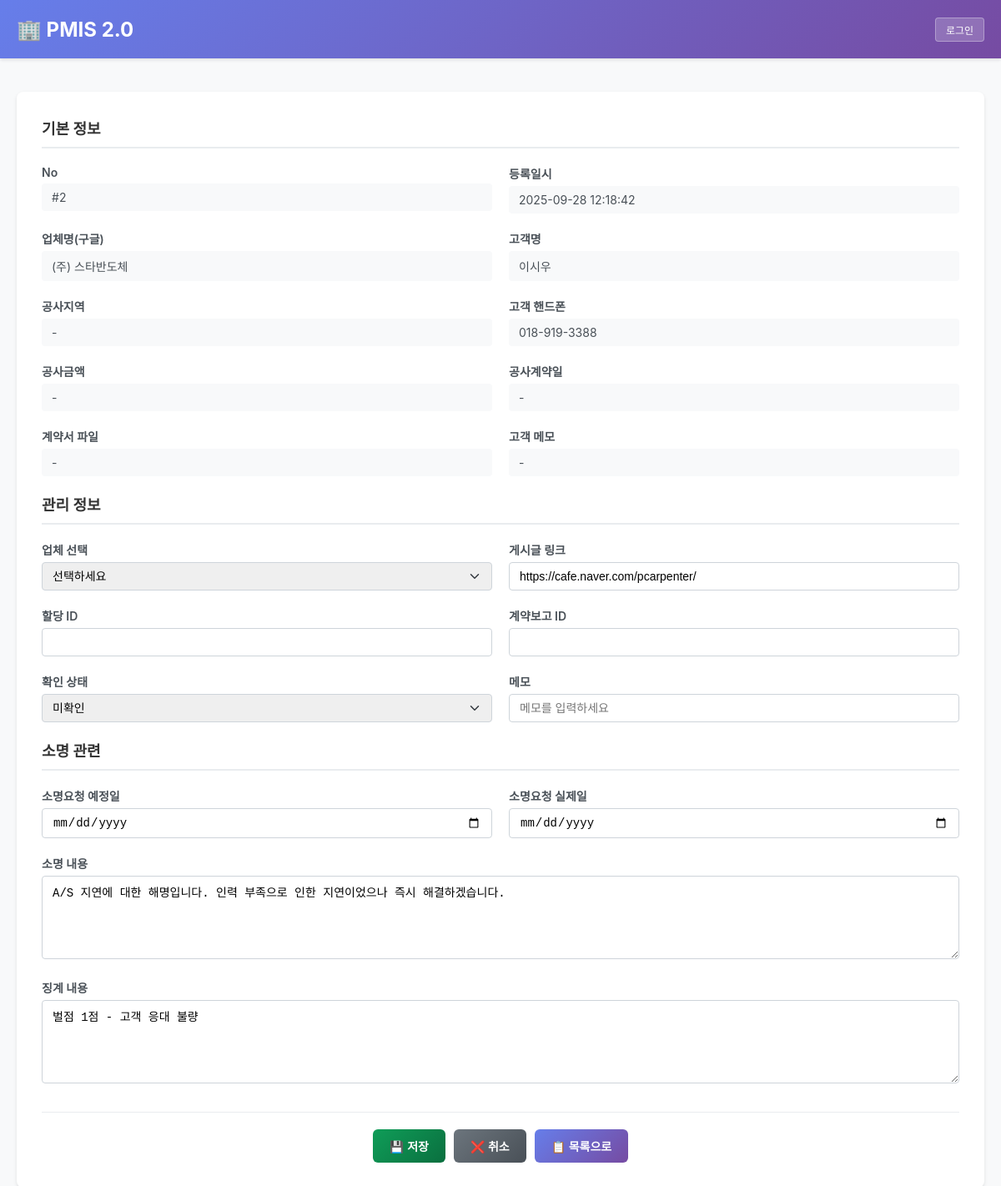
/contract/clientreport/2/edit/, run on the app's committed database.
### contract/models.py (models this page shows, shortened)
class ClientReport(models.Model):
    CHECK_CHOICES = [
        (0, '미확인'),
        (1, '불필요'),
        (2, '계약O'),
        (3, '계약X'),
    ]
    no = models.AutoField(primary_key=True, verbose_name='고객계약보고ID')
    sTimeStamp = models.CharField(max_length=50, blank=True, verbose_name='타임스탬프(구글)')
    sCompanyName = models.CharField(max_length=200, blank=True, verbose_name='업체명(구글)')
    sName = models.CharField(max_length=50, blank=True, verbose_name='고객')
    sArea = models.CharField(max_length=200, blank=True, verbose_name='공사지역')
    sPhone = models.CharField(max_length=50, blank=True, verbose_name='고객핸드폰')
    sConMoney = models.CharField(max_length=50, blank=True, verbose_name='공사금액(원)')
    sDateContract = models.CharField(max_length=50, blank=True, verbose_name='공사계약일(구글)')
    sFile = models.TextField(blank=True, verbose_name='계약서 링크')
    sClientMemo = models.TextField(blank=True, verbose_name='남긴 말씀')
    timeStamp = models.DateTimeField(null=True, blank=True, verbose_name='타임스탬프')
    noCompany = models.IntegerField(default=0, verbose_name='업체ID')
    dateContract = models.DateField(null=True, blank=True, verbose_name='공사계약일')
    sPost = models.CharField(max_length=200, blank=True, verbose_name='게시글 링크')
    noAssign = models.IntegerField(null=True, blank=True, verbose_name='할당ID')
    noCompanyReport = models.IntegerField(null=True, blank=True, verbose_name='업체계약보고ID')
    nCheck = models.IntegerField(
        choices=CHECK_CHOICES,
        default=0,
        verbose_name='확인'
    )
    sMemo = models.TextField(blank=True, verbose_name='메모')
    dateExplain0 = models.DateField(null=True, blank=True, verbose_name='소명요청 예정일')
    dateExplain1 = models.DateField(null=True, blank=True, verbose_name='소명요청 실제일')
    sExplain = models.TextField(blank=True, verbose_name='소명 내용')
    sPunish = models.TextField(blank=True, verbose_name='징계 내용')
    created_at = models.DateTimeField(auto_now_add=True, verbose_name='생성일시')
    updated_at = models.DateTimeField(auto_now=True, verbose_name='수정일시')
    class Meta:
        db_table = 'client_report'
        verbose_name = '고객계약보고'
        verbose_name_plural = '고객계약보고'
        ordering = ['-no']  # 최신순 정렬

### contract/views.py (the view, shortened to what this page needs)
# urls.py: path('clientreport/<int:pk>/edit/', views.clientreport_edit, name='clientreport_edit'),
def clientreport_edit(request, pk):
    report = get_object_or_404(ClientReport, pk=pk)
    current_staff = None
    if 'staff_user' in request.session:
        try:
            current_staff = Staff.objects.get(no=request.session['staff_user']['no'])
        except Staff.DoesNotExist:
            pass
    all_companies = Company.objects.filter(
        nCondition__in=[1, 2]
    ).order_by('sName2', 'sName1')
    context = {
        'report': report,
        'current_staff': current_staff,
        'mode': 'edit',
        'all_companies': all_companies,
    }
    return render(request, 'contract/clientreport_detail.html', context)

### contract/templates/contract/clientreport_detail.html (shortened to what this page needs)
{% extends "staff/base.html" %}
{% block content %}
<div class="detail-container">
    <form method="post" action="">
        <div class="section-title">기본 정보</div>
        <div class="form-row">
            <div class="form-col">
                <label class="form-label">No</label>
                <div class="form-control-plaintext">#{{ report.no }}</div>
            </div>
            <div class="form-col">
                <label class="form-label">등록일시</label>
                <div class="form-control-plaintext">
                    {% if report.timeStamp %}
                        {{ report.timeStamp|date:"Y-m-d H:i:s" }}
                    {% elif report.sTimeStamp %}
                        {{ report.sTimeStamp }}
                    {% else %}
                        -
                    {% endif %}
                </div>
            </div>
        </div>
        <div class="form-row">
            <div class="form-col">
                <label class="form-label">업체명(구글)</label>
                <div class="form-control-plaintext">{{ report.sCompanyName|default:"-" }}</div>
            </div>
            <div class="form-col">
                <label class="form-label">고객명</label>
                <div class="form-control-plaintext">{{ report.sName|default:"-" }}</div>
            </div>
        </div>
        <div class="form-row">
            <div class="form-col">
                <label class="form-label">공사지역</label>
                <div class="form-control-plaintext">{{ report.sArea|default:"-" }}</div>
            </div>
            <div class="form-col">
                <label class="form-label">고객 핸드폰</label>
                <div class="form-control-plaintext">{{ report.sPhone|default:"-" }}</div>
            </div>
        </div>
        <div class="form-row">
            <div class="form-col">
                <label class="form-label">공사금액</label>
                <div class="form-control-plaintext">{{ report.sConMoney|default:"-" }}</div>
            </div>
            <div class="form-col">
                <label class="form-label">공사계약일</label>
                <div class="form-control-plaintext">
                    {% if report.dateContract %}
                        {{ report.dateContract|date:"Y-m-d" }}
                    {% elif report.sDateContract %}
                        {{ report.sDateContract }}
                    {% else %}
                        -
                    {% endif %}
                </div>
            </div>
        </div>
        <div class="form-row">
            <div class="form-col">
                <label class="form-label">계약서 파일</label>
                <div class="form-control-plaintext">
                    {% if report.sFile %}
                        <a href="{{ report.sFile }}" target="_blank" class="link-display">
                            📎 계약서 보기
                        </a>
                    {% else %}
                        -
                    {% endif %}
                </div>
            </div>
            <div class="form-col">
                <label class="form-label">고객 메모</label>
                <div class="form-control-plaintext">{{ report.sClientMemo|default:"-" }}</div>
            </div>
        </div>
        <div class="section-title">관리 정보</div>
        <div class="form-row">
            <div class="form-col">
                <label for="noCompany" class="form-label">업체 선택</label>
                {% if mode == 'edit' %}
                    <select id="noCompany" name="noCompany" class="form-control">
                        <option value="0">선택하세요</option>
                    </select>
                {% endif %}
            </div>
            <div class="form-col">
                <label for="sPost" class="form-label">게시글 링크</label>
                {% if mode == 'edit' %}
                    <input type="url" id="sPost" name="sPost" class="form-control"
                           value="{% if report.sPost %}{{ report.sPost }}{% else %}https://cafe.naver.com/pcarpenter/{% endif %}" placeholder="https://...">
                {% endif %}
            </div>
        </div>
        <div class="form-row">
            <div class="form-col">
                <label for="noAssign" class="form-label">할당 ID</label>
                {% if mode == 'edit' %}
                    <input type="number" id="noAssign" name="noAssign" class="form-control"
                           value="{{ report.noAssign|default:'' }}">
                {% else %}
                    <div class="form-control-plaintext">{{ report.noAssign|default:"-" }}</div>
                {% endif %}
            </div>
            <div class="form-col">
                <label for="noCompanyReport" class="form-label">계약보고 ID</label>
                {% if mode == 'edit' %}
                    <input type="number" id="noCompanyReport" name="noCompanyReport" class="form-control"
                           value="{{ report.noCompanyReport|default:'' }}">
                {% else %}
                    <div class="form-control-plaintext">{{ report.noCompanyReport|default:"-" }}</div>
                {% endif %}
            </div>
        </div>
        <div class="form-row">
            <div class="form-col">
                <label for="nCheck" class="form-label">확인 상태</label>
                {% if mode == 'edit' %}
                    <select id="nCheck" name="nCheck" class="form-control">
                        <option value="0" {% if report.nCheck == 0 %}selected{% endif %}>미확인</option>
                    </select>
                {% endif %}
            </div>
            <div class="form-col">
                <label for="sMemo" class="form-label">메모</label>
                {% if mode == 'edit' %}
                    <input type="text" id="sMemo" name="sMemo" class="form-control"
                           value="{{ report.sMemo|default:'' }}" placeholder="메모를 입력하세요">
                {% else %}
                    <div class="form-control-plaintext">{{ report.sMemo|default:"-" }}</div>
                {% endif %}
            </div>
        </div>
        <div class="section-title">소명 관련</div>
        <div class="form-row">
            <div class="form-col">
                <label for="dateExplain0" class="form-label">소명요청 예정일</label>
                {% if mode == 'edit' %}
                    <input type="date" id="dateExplain0" name="dateExplain0" class="form-control"
                           value="{{ report.dateExplain0|date:'Y-m-d'|default:'' }}">
                {% endif %}
            </div>
            <div class="form-col">
                <label for="dateExplain1" class="form-label">소명요청 실제일</label>
                {% if mode == 'edit' %}
                    <input type="date" id="dateExplain1" name="dateExplain1" class="form-control"
                           value="{{ report.dateExplain1|date:'Y-m-d'|default:'' }}">
                {% endif %}
            </div>
        </div>
        <div class="form-group">
            <label for="sExplain" class="form-label">소명 내용</label>
            {% if mode == 'edit' %}
                <textarea id="sExplain" name="sExplain" class="form-control"
                          rows="3" placeholder="소명 내용을 입력하세요">{{ report.sExplain|default:'' }}</textarea>
            {% else %}
                <div class="form-control-plaintext">{{ report.sExplain|default:"-"|linebreaks }}</div>
            {% endif %}
        </div>
        <div class="form-group">
            <label for="sPunish" class="form-label">징계 내용</label>
            {% if mode == 'edit' %}
                <textarea id="sPunish" name="sPunish" class="form-control"
                          rows="3" placeholder="징계 내용을 입력하세요">{{ report.sPunish|default:'' }}</textarea>
            {% else %}
                <div class="form-control-plaintext">{{ report.sPunish|default:"-"|linebreaks }}</div>
            {% endif %}
        </div>
        <div class="btn-group">
            {% if mode == 'edit' %}
                <button type="submit" class="btn btn-success">
                    💾 저장
                </button>
                <a href="{% url 'contract:clientreport_detail' report.no %}" class="btn btn-secondary">
                    ❌ 취소
                </a>
            {% endif %}
            <a href="{% url 'contract:clientreport_list' %}" class="btn btn-primary">
                📋 목록으로
            </a>
        </div>
    </form>
</div>
{% endblock %}

### staff/templates/staff/base.html (style rules this page uses)
* { margin: 0; padding: 0; box-sizing: border-box; }
body { font-family: -apple-system, BlinkMacSystemFont, 'Segoe UI', Roboto, sans-serif; background-color: #f8f9fa; min-height: 100vh; -webkit-touch-callout: none; -webkit-user-select: none; -khtml-user-select: none; -moz-user-select: none; -ms-user-select: none; user-select: none; }
.hide-url { overflow: visible; -webkit-overflow-scrolling: touch; }
html { height: 100vh; overflow: hidden; }
html { -webkit-text-size-adjust: 100%; -ms-text-size-adjust: 100%; }
* { -webkit-tap-highlight-color: transparent; -webkit-focus-ring-color: transparent; outline: none; }
img, a { -webkit-user-drag: none; -khtml-user-drag: none; -moz-user-drag: none; -o-user-drag: none; user-drag: none; }
body { display: flex; flex-direction: column; height: 100vh; margin: 0; padding: 0; }

### contract/templates/contract/clientreport_detail.html (style rules this page uses)
.detail-container { background: white; border-radius: 8px; box-shadow: 0 2px 4px rgba(0,0,0,0.1); padding: 30px; margin-top: 20px; max-width: 1200px; margin-left: auto; margin-right: auto; }
.section-title { font-size: 18px; font-weight: bold; color: #333; margin-bottom: 20px; padding-bottom: 10px; border-bottom: 2px solid #e9ecef; }
.form-group { margin-bottom: 20px; }
.form-row { display: flex; gap: 20px; margin-bottom: 20px; }
.form-col { flex: 1; }
.form-label { display: block; margin-bottom: 5px; font-weight: 600; color: #495057; font-size: 14px; }
.form-control { width: 100%; padding: 8px 12px; border: 1px solid #ced4da; border-radius: 4px; font-size: 14px; transition: border-color 0.15s ease-in-out; }
.form-control-plaintext { padding: 8px 12px; background: #f8f9fa; border-radius: 4px; font-size: 14px; color: #495057; }
select.form-control { appearance: none; background-repeat: no-repeat; background-position: right .75rem center; background-size: 16px 12px; padding-right: 2.25rem; }
textarea.form-control { resize: vertical; min-height: 100px; }
.btn-group { display: flex; gap: 10px; justify-content: center; margin-top: 30px; padding-top: 20px; border-top: 1px solid #e9ecef; }
.btn { padding: 10px 20px; border: none; border-radius: 6px; font-size: 14px; font-weight: 600; cursor: pointer; transition: all 0.3s ease; text-decoration: none; display: inline-flex; align-items: center; gap: 5px; }
.btn-primary { background: linear-gradient(135deg, #667eea 0%, #764ba2 100%); color: white; }
.btn-success { background: linear-gradient(135deg, #0f9d58 0%, #0a6f3f 100%); color: white; }
.btn-secondary { background: linear-gradient(135deg, #6c757d 0%, #495057 100%); color: white; }

### data on the page
ClientReport: no "2", timeStamp "2025-09-28 12:18:42", sCompanyName "(주) 스타반도체", sName "이시우", sArea "-", sPhone "018-919-3388", sConMoney "-", sClientMemo "-", sPost "https://cafe.naver.com/pcarpenter/", nCheck "미확인", sExplain "A/S 지연에 대한 해명입니다. 인력 부족으로 인한 지연이었으나 즉시 해결하겠습니다.", sPunish "벌점 1점 - 고객 응대 불량"
